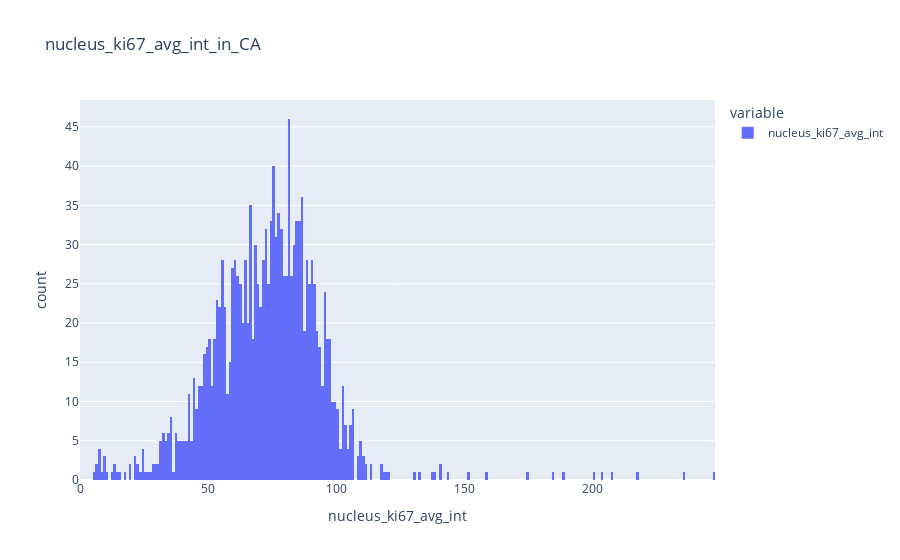
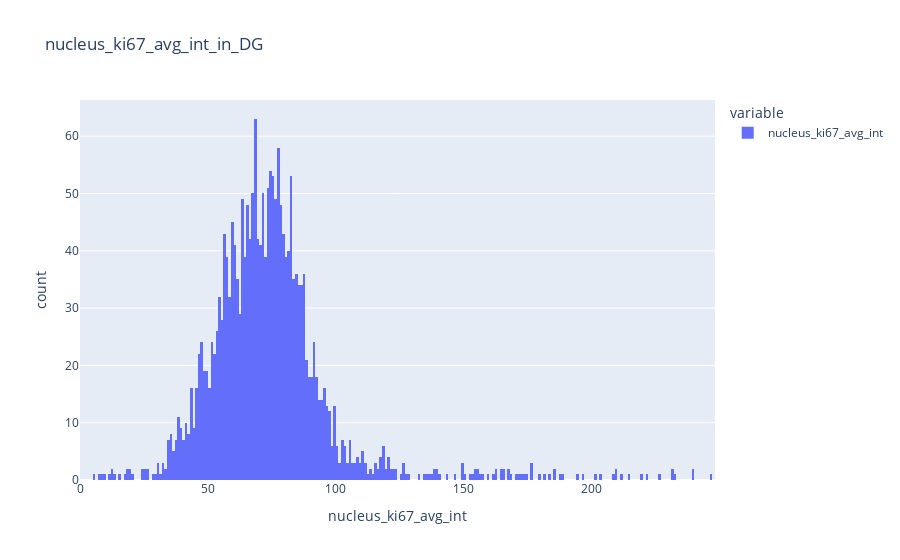
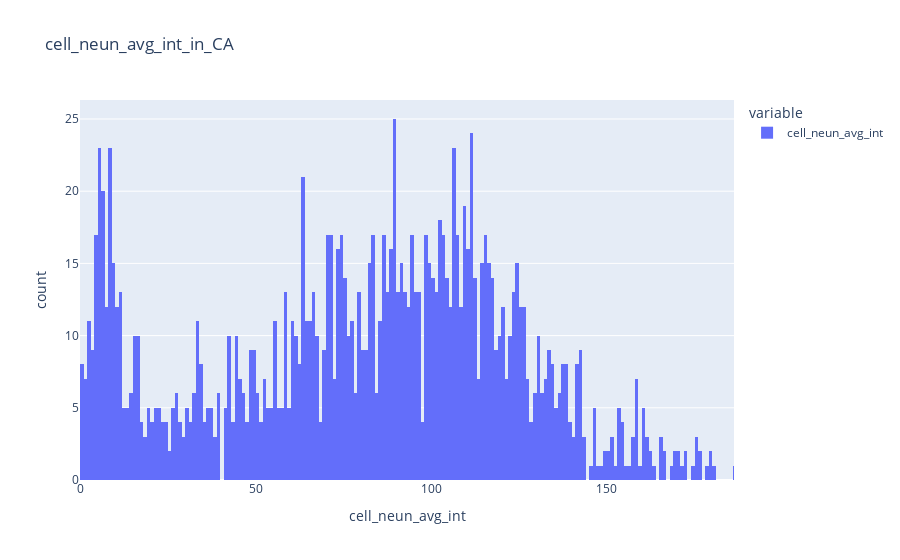
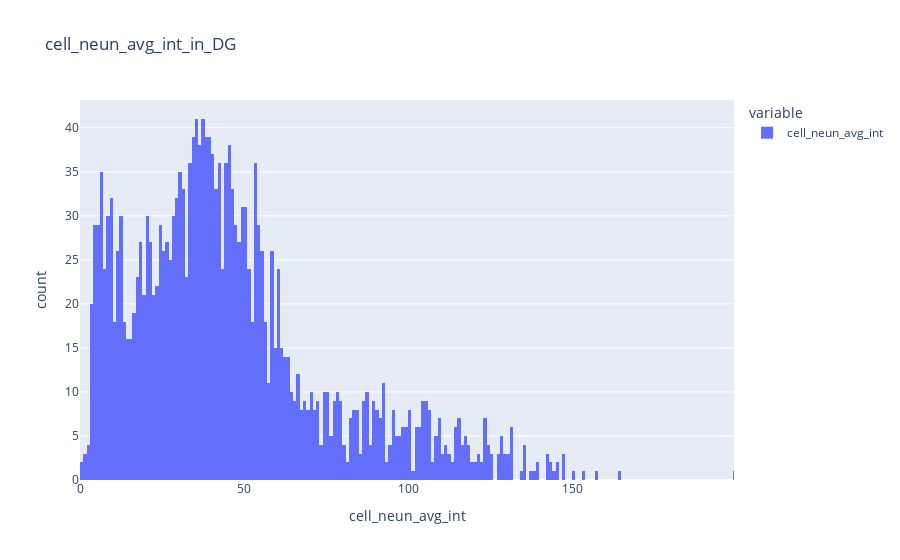

The notebook cell these images were saved under, in order:
### Markdown cell above
<h3>Plot average intensities</h3>

### Code cell
# Select all column names in 'final_df' that contain the substring 'avg_int'
avg_int_columns = [col for col in final_df.columns if 'avg_int' in col]

# Loop over all extracted channel average intensities
for column_name in avg_int_columns:

    # Plot the average_intensity distribution in order to make an informed decision on the threshold
    for roi_name in roi_names:

        # Filter rows in final_df where ROI matches roi_name 
        filtered_df = final_df[(final_df["ROI"] == roi_name)]

        # Get the values of the 'label' column in filtered_df as a list
        avg_int_values = filtered_df[column_name]

        # Plot a histogram with 256 bins and a title indicating the column and ROI
        fig = px.histogram(avg_int_values, nbins=256, 
                           title=f"{column_name}_in_{roi_name}",
                           labels={'value': column_name, 'count': 'Frequency'},
                           range_x=[0, avg_int_values.max()])
        
        # Show the plot
        fig.show()

### Figure 1 — Plotly figure (JSON) as saved in the notebook; plotly's stock layout.template omitted (floating-point values rounded to 4 significant figures; data arrays with more than 128 entries replaced by an {"elided": "..."} marker saying what was removed)
{"data": [{"alignmentgroup": "True", "bingroup": "x", "hovertemplate": "variable=nucleus_ki67_avg_int<br>nucleus_ki67_avg_int=%{x}<br>count=%{y}<extra></extra>", "legendgroup": "nucleus_ki67_avg_int", "marker": {"color": "#636efa", "pattern": {"shape": ""}}, "name": "nucleus_ki67_avg_int", "nbinsx": 256, "offsetgroup": "nucleus_ki67_avg_int", "orientation": "v", "showlegend": true, "type": "histogram", "x": {"elided": "1518 float values"}, "xaxis": "x", "yaxis": "y"}], "layout": {"barmode": "relative", "legend": {"title": {"text": "variable"}, "tracegroupgap": 0}, "title": {"text": "nucleus_ki67_avg_int_in_CA"}, "xaxis": {"anchor": "y", "domain": [0, 1], "range": [0, 247.7], "title": {"text": "nucleus_ki67_avg_int"}}, "yaxis": {"anchor": "x", "domain": [0, 1], "title": {"text": "count"}}}}

### Figure 2 — Plotly figure (JSON) as saved in the notebook; plotly's stock layout.template omitted (floating-point values rounded to 4 significant figures; data arrays with more than 128 entries replaced by an {"elided": "..."} marker saying what was removed)
{"data": [{"alignmentgroup": "True", "bingroup": "x", "hovertemplate": "variable=nucleus_ki67_avg_int<br>nucleus_ki67_avg_int=%{x}<br>count=%{y}<extra></extra>", "legendgroup": "nucleus_ki67_avg_int", "marker": {"color": "#636efa", "pattern": {"shape": ""}}, "name": "nucleus_ki67_avg_int", "nbinsx": 256, "offsetgroup": "nucleus_ki67_avg_int", "orientation": "v", "showlegend": true, "type": "histogram", "x": {"elided": "2113 float values"}, "xaxis": "x", "yaxis": "y"}], "layout": {"barmode": "relative", "legend": {"title": {"text": "variable"}, "tracegroupgap": 0}, "title": {"text": "nucleus_ki67_avg_int_in_DG"}, "xaxis": {"anchor": "y", "domain": [0, 1], "range": [0, 248.1], "title": {"text": "nucleus_ki67_avg_int"}}, "yaxis": {"anchor": "x", "domain": [0, 1], "title": {"text": "count"}}}}

### Figure 3 — Plotly figure (JSON) as saved in the notebook; plotly's stock layout.template omitted (floating-point values rounded to 4 significant figures; data arrays with more than 128 entries replaced by an {"elided": "..."} marker saying what was removed)
{"data": [{"alignmentgroup": "True", "bingroup": "x", "hovertemplate": "variable=cell_neun_avg_int<br>cell_neun_avg_int=%{x}<br>count=%{y}<extra></extra>", "legendgroup": "cell_neun_avg_int", "marker": {"color": "#636efa", "pattern": {"shape": ""}}, "name": "cell_neun_avg_int", "nbinsx": 256, "offsetgroup": "cell_neun_avg_int", "orientation": "v", "showlegend": true, "type": "histogram", "x": {"elided": "1518 float values"}, "xaxis": "x", "yaxis": "y"}], "layout": {"barmode": "relative", "legend": {"title": {"text": "variable"}, "tracegroupgap": 0}, "title": {"text": "cell_neun_avg_int_in_CA"}, "xaxis": {"anchor": "y", "domain": [0, 1], "range": [0, 186.2], "title": {"text": "cell_neun_avg_int"}}, "yaxis": {"anchor": "x", "domain": [0, 1], "title": {"text": "count"}}}}

### Figure 4 — Plotly figure (JSON) as saved in the notebook; plotly's stock layout.template omitted (floating-point values rounded to 4 significant figures; data arrays with more than 128 entries replaced by an {"elided": "..."} marker saying what was removed)
{"data": [{"alignmentgroup": "True", "bingroup": "x", "hovertemplate": "variable=cell_neun_avg_int<br>cell_neun_avg_int=%{x}<br>count=%{y}<extra></extra>", "legendgroup": "cell_neun_avg_int", "marker": {"color": "#636efa", "pattern": {"shape": ""}}, "name": "cell_neun_avg_int", "nbinsx": 256, "offsetgroup": "cell_neun_avg_int", "orientation": "v", "showlegend": true, "type": "histogram", "x": {"elided": "2113 float values"}, "xaxis": "x", "yaxis": "y"}], "layout": {"barmode": "relative", "legend": {"title": {"text": "variable"}, "tracegroupgap": 0}, "title": {"text": "cell_neun_avg_int_in_DG"}, "xaxis": {"anchor": "y", "domain": [0, 1], "range": [0, 199.4], "title": {"text": "cell_neun_avg_int"}}, "yaxis": {"anchor": "x", "domain": [0, 1], "title": {"text": "count"}}}}
